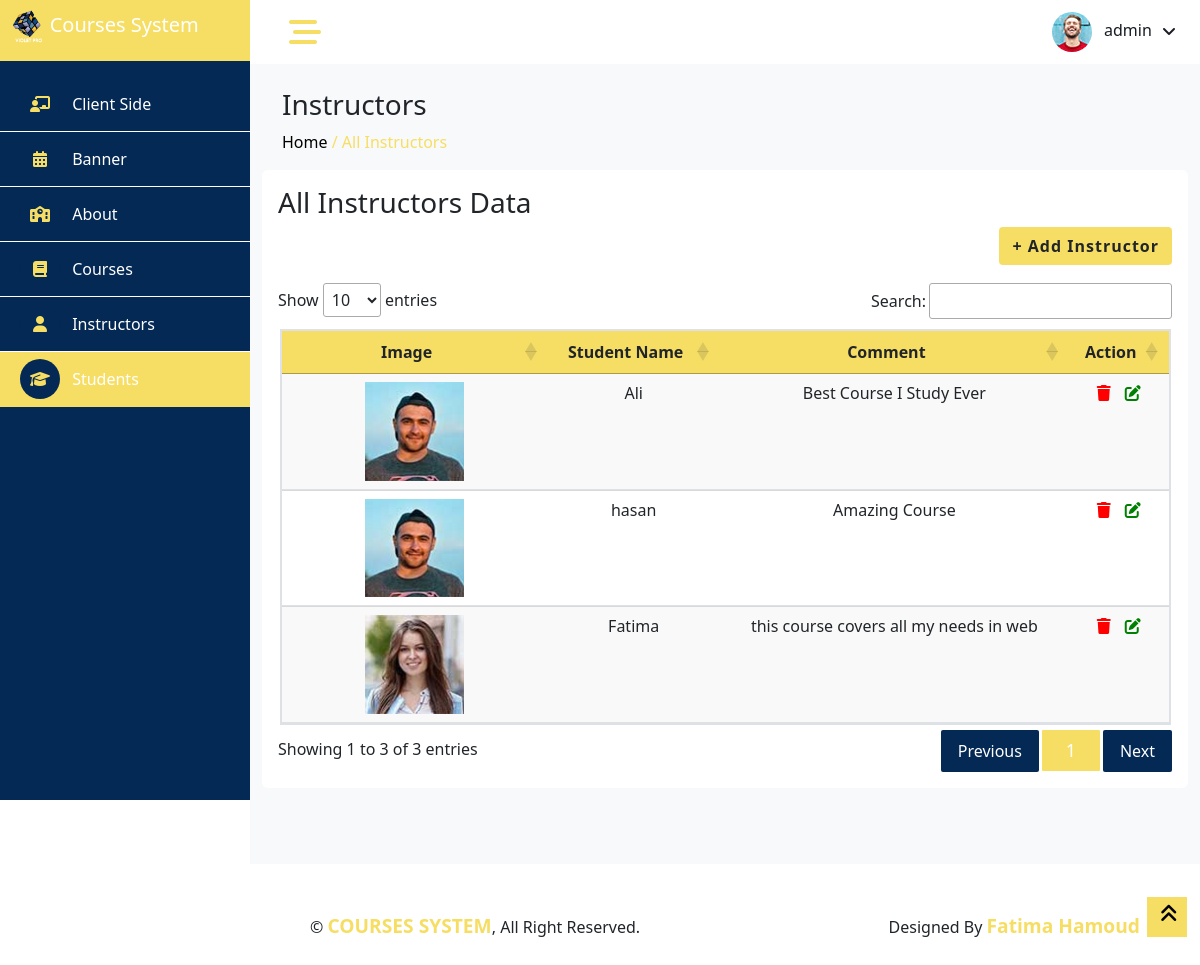
The page /adminStudent.php (signed in) on the database its author committed.
### tables this page shows
CREATE TABLE IF NOT EXISTS `adminstudent` (
  `id` int UNSIGNED NOT NULL AUTO_INCREMENT,
  `name` varchar(255) NOT NULL,
  `comment` varchar(255) NOT NULL,
  `std_image` varchar(255) DEFAULT NULL,
  PRIMARY KEY (`id`)
);

### adminStudent.php (the view, shortened to what this page needs)
<?php include('connect.php');
require('common/header.php');
$sql = "SELECT * FROM `adminstudent`";
$result = $conn->query($sql);
$std = $result->fetch_all(MYSQLI_ASSOC);
?>
<body>
    <div class="container-fluid position-relative bg-white d-flex p-0">
        <?php require('common/sidebar.php'); ?>
        <div class="content">
            <?php require('common/navbar.php'); ?>
            <div class="container-fluid pt-4 min-vh-100 bg-light">
                <div class="row ms-2">
                    <h3>Instructors</h3>
                    <a href="index.php" style="color: black;">
                        <p>Home
                    </a> <span style="color: #f6de64;"> / <a href="adminStudent.php" style="color:#f6de64">All
                            Instructors</a></span></p>
                </div>
                <div class="card height-auto border-0">
                    <div class="card-body">
                        <div class="heading-layout1">
                            <div class="item-title">
                                <h3>All Instructors Data</h3>
                            </div>
                        </div>
                        <button type="button" class="btn float-end btn-width-sm text-dark" data-bs-toggle="modal" data-bs-target="#myModal" style="background-color: #f6de64;color:white; border-radius:4px; letter-spacing:1px;font-weight:bold ">
                            + Add Instructor </button>
                        <div class="card-body">
                        </div>
                        <div class=" row mt-4">
                            <div class="table-bordered table-responsive table-hover">
                                <table class="table display data-table text-nowrap table-striped" id="dataTable" role="grid">
                                    <thead>
                                        <tr role="row">
                                            <th class="sorting text-center" style="background-color: #f6de64;">Image</th>
                                            <th class="sorting text-center" style="background-color: #f6de64;">Student Name</th>
                                            <th class="sorting text-center" style="background-color: #f6de64;">Comment</th>
                                            <th class="sorting text-center" style="background-color: #f6de64;">Action</th>
                                        </tr>
                                    </thead>
                                    <tbody>
                                        <?php foreach ($std as $std) {
                                        ?>
                                            <tr class="text-center">
                                                <td id="image" style="width: 30%;">
                                                    <img src="vpCourses/img/students/<?php echo $std['std_image'] ?>" width="40%" alt="">
                                                </td>
                                                <td id=""><?php echo $std['name']; ?></td>
                                                <td id=""><?php echo $std['comment']; ?></td>
                                                <td>
                                                    <a href="#" onclick="confirmDelete(<?php echo $std['id']; ?>, '<?php echo $std['name']; ?>');">
                                                        <i class="fa-solid fa-trash" style="color: red; margin-right: 10px;" title="Delete"></i>
                                                    </a>
                                                    <a href="updateFormAdminStudent.php?id=<?php echo $std['id']; ?>" title="Update"><i class=" fa-solid fa-pen-to-square" style="color: green;"></i></a>
                                                </td>
                                            </tr>
                                        <?php
                                        } ?>
                                    </tbody>
                                </table>
                            </div>
                        </div>
                    </div>
                </div>
            </div>
            <div class="container-fluid">
                <?php require('common/footer.php'); ?>
            </div>
        </div>
        <a href="#" class="btn btn-lg  btn-lg-square back-to-top  bg-yellow" style="border-radius:0px"><i class="fa fa-angle-double-up" style="color: black;"></i></a>
    </div>
</body>
</html>

### css/style.css (style rules this page uses)
:root { --primary: blue; --light: #F3F6F9; --dark: #191C24; }
.back-to-top { position: fixed; display: none; right: 13px; bottom: 28px; z-index: 99; }
.btn { transition: .5s; }
.btn-lg-square { width: 40px; height: 40px; }
.btn-square, .btn-sm-square, .btn-lg-square { padding: 0; display: inline-flex; align-items: center; justify-content: center; font-weight: normal; border-radius: 0px; }
.content { margin-left: 250px; min-height: 100vh; background: #FFFFFF; transition: 0.5s; }
@media (min-width: 992px) { .content { width: calc(100% - 250px); } }
.bg-yellow { background-color: #f6de64 !important; }

### rows shown on the page
adminstudent: std_image (picture), name "Ali", comment "Best Course I Study Ever"
adminstudent: std_image (picture), name "hasan", comment "Amazing Course"
adminstudent: std_image (picture), name "Fatima", comment "this course covers all my needs in web"

### other values the page prints
$_SESSION['userName'] "admin"
